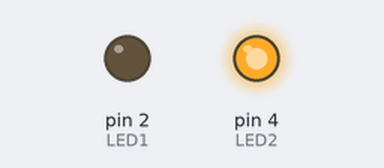
Bench run of a sketch on a simulated Arduino Uno, built with avr-gcc and run on an emulated ATmega328P. On the bench: output pins drawn as LEDs (lit = HIGH).

Above: at 0.3 s.
At 4.6 s:
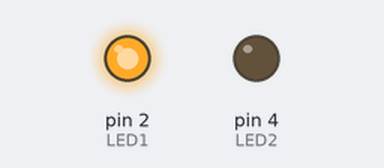
Timing chart, 0 to 7.1 s (numbered marks = the images above):
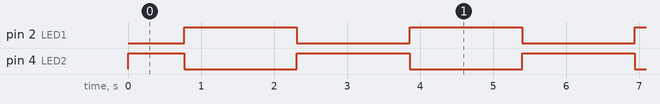

The sketch:

ex06.ino
```cpp
#define LED1 2
#define LED2 4

void setup()
{
  pinMode(LED1, OUTPUT);
  pinMode(LED2, OUTPUT);
}

void loop()
{
  // 灯1渐亮，灯2同步渐暗
  for(int bri = 0; bri <= 255; bri++)
  {
    analogWrite(LED1, bri);
    analogWrite(LED2, 255 - bri);
    delay(6);
  }
  // 灯1渐暗，灯2同步渐亮
  for(int bri = 255; bri >= 0; bri--)
  {
    analogWrite(LED1, bri);
    analogWrite(LED2, 255 - bri);
    delay(6);
  }
}
```

Measured:
- by itself, pin 2 (LED1): alternates HIGH for 1.5 s and LOW for 1.5 s
- by itself, pin 4 (LED2): repeats every 3.1 s: LOW 1.5 s, HIGH 1.5 s
